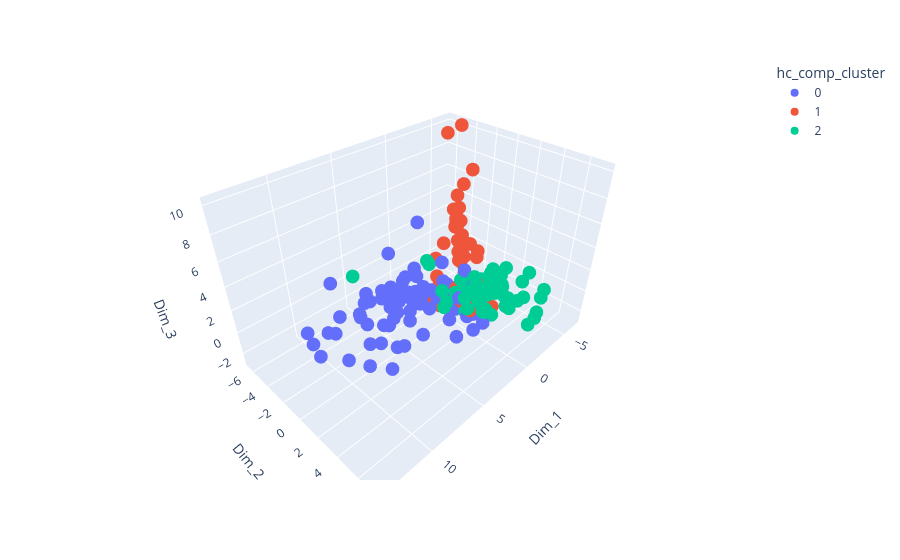

Write notebook code for a chart like this one.
### Code cell
cluster_labels = hierarchy.cut_tree(hc_comp_cos, height=1.6)
hc_comp_cos_1d_labels = cluster_labels[:, 0]

plot_df = low_dim_df.copy()
plot_df.columns = [f"Dim_{i+1}" for i in range(plot_df.shape[1])]
plot_df["hc_comp_cluster"] = hc_comp_cos_1d_labels.astype(str)

fig = px.scatter_3d(
    plot_df,
    x="Dim_1",
    y="Dim_2",
    z="Dim_3",
    color="hc_comp_cluster",
    hover_data=plot_df.columns)

fig.show()

ct = pd.crosstab(hc_comp_cos_1d_labels, labels_df)
print(ct)
